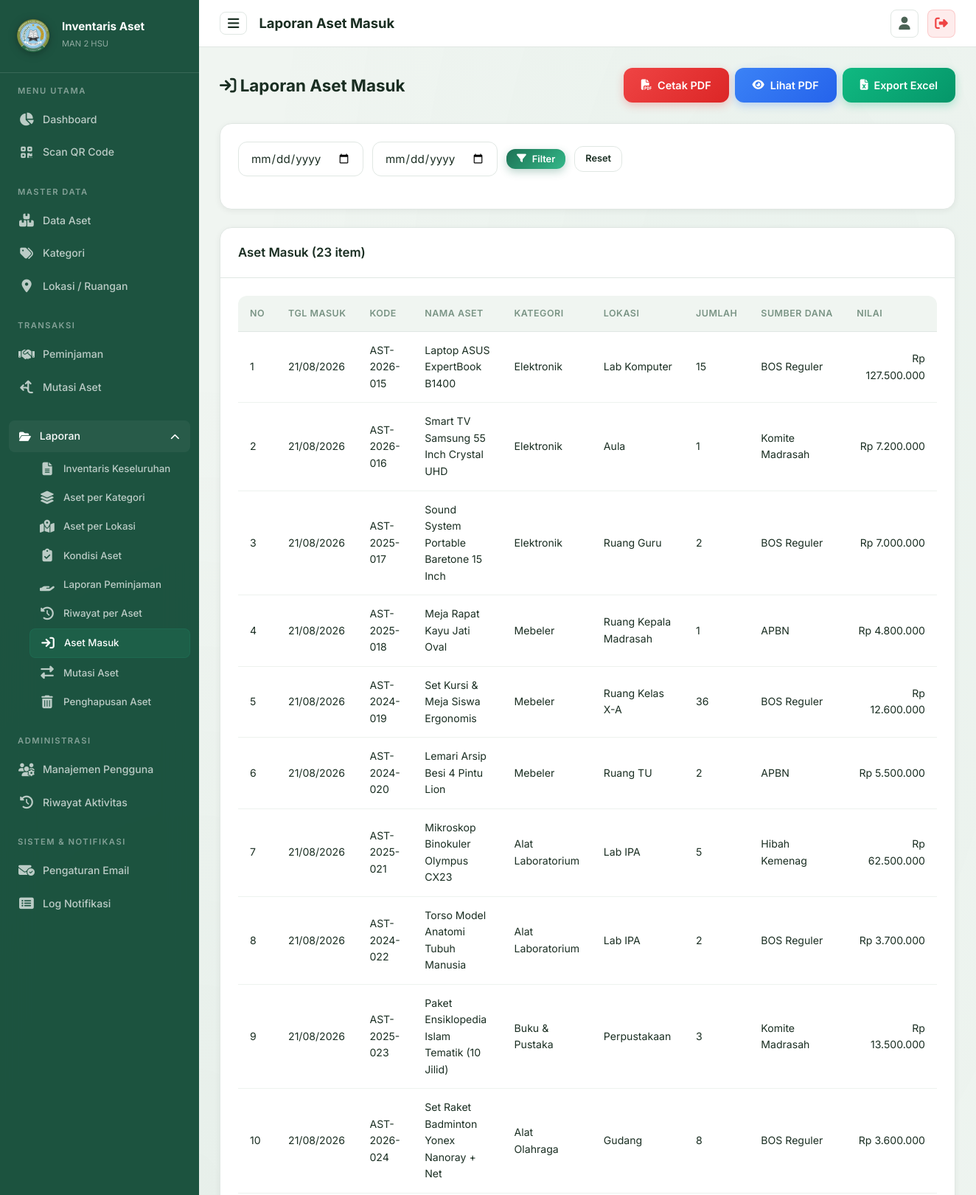
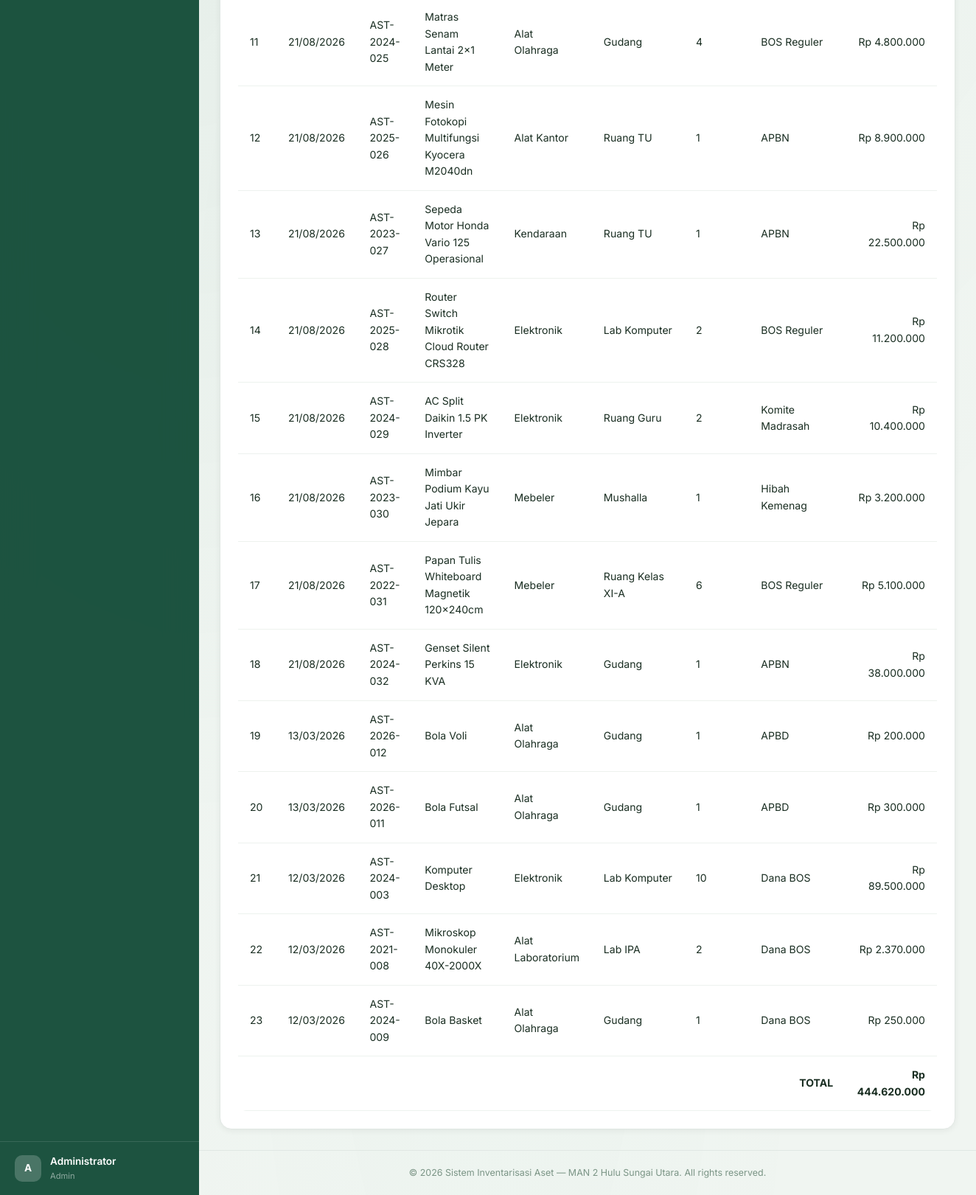
/pages/laporan/aset_masuk.php (signed in), run on the app's committed database (2 pictures, top to bottom).
### tables this page shows
CREATE TABLE `aset` (
  `id` int NOT NULL AUTO_INCREMENT,
  `kode_aset` varchar(50) NOT NULL,
  `nama_aset` varchar(150) NOT NULL,
  `id_kategori` int DEFAULT NULL,
  `id_lokasi` int DEFAULT NULL,
  `jumlah` int NOT NULL DEFAULT '1',
  `kondisi` enum('Baik','Rusak Ringan','Rusak Berat') NOT NULL DEFAULT 'Baik',
  `tahun_perolehan` year DEFAULT NULL,
  `nilai_perolehan` decimal(15,2) DEFAULT '0.00',
  `sumber_dana` varchar(100) DEFAULT NULL,
  `gambar` varchar(255) DEFAULT NULL,
  `keterangan` text,
  `qr_code_path` varchar(255) DEFAULT NULL,
  `created_at` timestamp NULL DEFAULT CURRENT_TIMESTAMP,
  `updated_at` timestamp NULL DEFAULT CURRENT_TIMESTAMP ON UPDATE CURRENT_TIMESTAMP,
  `deleted_at` timestamp NULL DEFAULT NULL,
  `bukti_hapus` varchar(255) DEFAULT NULL,
  `status_penghapusan` enum('none','pending','approved') NOT NULL DEFAULT 'none',
  `tgl_pengajuan_hapus` datetime DEFAULT NULL,
  `file_ba_scan` varchar(255) DEFAULT NULL,
  `alasan_hapus` text,
  PRIMARY KEY (`id`),
  UNIQUE KEY `kode_aset` (`kode_aset`),
  KEY `id_kategori` (`id_kategori`),
  KEY `id_lokasi` (`id_lokasi`),
  CONSTRAINT `aset_ibfk_1` FOREIGN KEY (`id_kategori`) REFERENCES `kategori` (`id`) ON DELETE SET NULL,
  CONSTRAINT `aset_ibfk_2` FOREIGN KEY (`id_lokasi`) REFERENCES `lokasi` (`id`) ON DELETE SET NULL
);

CREATE TABLE `kategori` (
  `id` int NOT NULL AUTO_INCREMENT,
  `nama_kategori` varchar(100) NOT NULL,
  `keterangan` text,
  `created_at` timestamp NULL DEFAULT CURRENT_TIMESTAMP,
  PRIMARY KEY (`id`)
);

CREATE TABLE `lokasi` (
  `id` int NOT NULL AUTO_INCREMENT,
  `nama_lokasi` varchar(100) NOT NULL,
  `keterangan` text,
  `created_at` timestamp NULL DEFAULT CURRENT_TIMESTAMP,
  PRIMARY KEY (`id`)
);

### config/database.php (called while the page is built, shortened)
<?php
function formatRupiah($angka) {
    return 'Rp ' . number_format($angka, 0, ',', '.');
}
?>

### pages/laporan/aset_masuk.php (the view, shortened to what this page needs)
<?php
$pdo = getConnection();
$startDate = $_GET['start_date'] ?? '';
$endDate = $_GET['end_date'] ?? '';
$where = "WHERE a.deleted_at IS NULL";
$params = [];
$stmt = $pdo->prepare("SELECT a.*, k.nama_kategori, l.nama_lokasi FROM aset a
    LEFT JOIN kategori k ON a.id_kategori = k.id LEFT JOIN lokasi l ON a.id_lokasi = l.id
    $where ORDER BY a.created_at DESC");
$stmt->execute($params);
$data = $stmt->fetchAll();
require_once __DIR__ . '/../../includes/header.php';
require_once __DIR__ . '/../../includes/sidebar.php';
?>
<div class="page-header">
    <div><h2><i class="fas fa-arrow-right-to-bracket"></i> Laporan Aset Masuk</h2></div>
    <div class="btn-group no-print">
        <a href="export_pdf.php?type=aset_masuk&start_date=<?= urlencode($startDate) ?>&end_date=<?= urlencode($endDate) ?>" class="btn btn-danger"><i class="fas fa-file-pdf"></i> Cetak PDF</a>
        <a href="export_pdf.php?type=aset_masuk&start_date=<?= urlencode($startDate) ?>&end_date=<?= urlencode($endDate) ?>&view=1" target="_blank" class="btn btn-info"><i class="fas fa-eye"></i> Lihat PDF</a>
        <a href="export_excel.php?type=aset_masuk&start_date=<?= urlencode($startDate) ?>&end_date=<?= urlencode($endDate) ?>" class="btn btn-success"><i class="fas fa-file-excel"></i> Export Excel</a>
    </div>
</div>
<div class="card mb-4 no-print"><div class="card-body">
    <form method="GET" class="search-bar">
        <input type="date" class="form-control" name="start_date" value="<?= $startDate ?>" style="max-width:170px;">
        <input type="date" class="form-control" name="end_date" value="<?= $endDate ?>" style="max-width:170px;">
        <button type="submit" class="btn btn-primary btn-sm"><i class="fas fa-filter"></i> Filter</button>
        <a href="<?= BASE_URL ?>/laporan/masuk" class="btn btn-secondary btn-sm">Reset</a>
    </form>
</div></div>
<div class="card animate-fadeInUp"><div class="card-header"><h3>Aset Masuk (<?= count($data) ?> item)</h3></div><div class="card-body"><div class="table-wrapper">
    <table><thead><tr><th>No</th><th>Tgl Masuk</th><th>Kode</th><th>Nama Aset</th><th>Kategori</th><th>Lokasi</th><th>Jumlah</th><th>Sumber Dana</th><th>Nilai</th></tr></thead>
    <tbody>
        <?php $total = 0; foreach ($data as $i => $a): $total += $a['nilai_perolehan'] * $a['jumlah']; ?>
        <tr>
            <td><?= $i+1 ?></td>
            <td><?= date('d/m/Y', strtotime($a['created_at'])) ?></td>
            <td><?= htmlspecialchars($a['kode_aset']) ?></td><td><?= htmlspecialchars($a['nama_aset']) ?></td>
            <td><?= htmlspecialchars($a['nama_kategori'] ?? '-') ?></td><td><?= htmlspecialchars($a['nama_lokasi'] ?? '-') ?></td>
            <td><?= $a['jumlah'] ?></td><td><?= htmlspecialchars($a['sumber_dana'] ?? '-') ?></td>
            <td style="text-align:right;"><?= formatRupiah($a['nilai_perolehan'] * $a['jumlah']) ?></td>
        </tr>
        <?php endforeach; ?>
        <tr style="font-weight:700;"><td colspan="8" class="text-right">TOTAL</td><td style="text-align:right;"><?= formatRupiah($total) ?></td></tr>
    </tbody></table>
</div></div></div>
<?php require_once __DIR__ . '/../../includes/footer.php'; ?>

### data on the page
aset: created_at "21/08/2026", kode_aset "AST-2026-015", nama_aset "Laptop ASUS ExpertBook B1400", id_kategori.nama_kategori "Elektronik", id_lokasi.nama_lokasi "Lab Komputer", jumlah "15", sumber_dana "BOS Reguler", formatRupiah($a['nilai_perolehan'] * $a['jumlah']) "Rp 127.500.000"
aset: created_at "21/08/2026", kode_aset "AST-2026-016", nama_aset "Smart TV Samsung 55 Inch Crystal UHD", id_kategori.nama_kategori "Elektronik", id_lokasi.nama_lokasi "Aula", jumlah "1", sumber_dana "Komite Madrasah", formatRupiah($a['nilai_perolehan'] * $a['jumlah']) "Rp 7.200.000"
aset: created_at "21/08/2026", kode_aset "AST-2025-017", nama_aset "Sound System Portable Baretone 15 Inch", id_kategori.nama_kategori "Elektronik", id_lokasi.nama_lokasi "Ruang Guru", jumlah "2", sumber_dana "BOS Reguler", formatRupiah($a['nilai_perolehan'] * $a['jumlah']) "Rp 7.000.000"
aset: created_at "21/08/2026", kode_aset "AST-2025-018", nama_aset "Meja Rapat Kayu Jati Oval", id_kategori.nama_kategori "Mebeler", id_lokasi.nama_lokasi "Ruang Kepala Madrasah", jumlah "1", sumber_dana "APBN", formatRupiah($a['nilai_perolehan'] * $a['jumlah']) "Rp 4.800.000"
aset: created_at "21/08/2026", kode_aset "AST-2024-019", nama_aset "Set Kursi & Meja Siswa Ergonomis", id_kategori.nama_kategori "Mebeler", id_lokasi.nama_lokasi "Ruang Kelas X-A", jumlah "36", sumber_dana "BOS Reguler", formatRupiah($a['nilai_perolehan'] * $a['jumlah']) "Rp 12.600.000"
aset: created_at "21/08/2026", kode_aset "AST-2024-020", nama_aset "Lemari Arsip Besi 4 Pintu Lion", id_kategori.nama_kategori "Mebeler", id_lokasi.nama_lokasi "Ruang TU", jumlah "2", sumber_dana "APBN", formatRupiah($a['nilai_perolehan'] * $a['jumlah']) "Rp 5.500.000"
aset: created_at "21/08/2026", kode_aset "AST-2025-021", nama_aset "Mikroskop Binokuler Olympus CX23", id_kategori.nama_kategori "Alat Laboratorium", id_lokasi.nama_lokasi "Lab IPA", jumlah "5", sumber_dana "Hibah Kemenag", formatRupiah($a['nilai_perolehan'] * $a['jumlah']) "Rp 62.500.000"
aset: created_at "21/08/2026", kode_aset "AST-2024-022", nama_aset "Torso Model Anatomi Tubuh Manusia", id_kategori.nama_kategori "Alat Laboratorium", id_lokasi.nama_lokasi "Lab IPA", jumlah "2", sumber_dana "BOS Reguler", formatRupiah($a['nilai_perolehan'] * $a['jumlah']) "Rp 3.700.000"
aset: created_at "21/08/2026", kode_aset "AST-2025-023", nama_aset "Paket Ensiklopedia Islam Tematik (10 Jilid)", id_kategori.nama_kategori "Buku & Pustaka", id_lokasi.nama_lokasi "Perpustakaan", jumlah "3", sumber_dana "Komite Madrasah", formatRupiah($a['nilai_perolehan'] * $a['jumlah']) "Rp 13.500.000"
aset: created_at "21/08/2026", kode_aset "AST-2026-024", nama_aset "Set Raket Badminton Yonex Nanoray + Net", id_kategori.nama_kategori "Alat Olahraga", id_lokasi.nama_lokasi "Gudang", jumlah "8", sumber_dana "BOS Reguler", formatRupiah($a['nilai_perolehan'] * $a['jumlah']) "Rp 3.600.000"
aset: created_at "21/08/2026", kode_aset "AST-2024-025", nama_aset "Matras Senam Lantai 2x1 Meter", id_kategori.nama_kategori "Alat Olahraga", id_lokasi.nama_lokasi "Gudang", jumlah "4", sumber_dana "BOS Reguler", formatRupiah($a['nilai_perolehan'] * $a['jumlah']) "Rp 4.800.000"
aset: created_at "21/08/2026", kode_aset "AST-2025-026", nama_aset "Mesin Fotokopi Multifungsi Kyocera M2040dn", id_kategori.nama_kategori "Alat Kantor", id_lokasi.nama_lokasi "Ruang TU", jumlah "1", sumber_dana "APBN", formatRupiah($a['nilai_perolehan'] * $a['jumlah']) "Rp 8.900.000"
aset: created_at "21/08/2026", kode_aset "AST-2023-027", nama_aset "Sepeda Motor Honda Vario 125 Operasional", id_kategori.nama_kategori "Kendaraan", id_lokasi.nama_lokasi "Ruang TU", jumlah "1", sumber_dana "APBN", formatRupiah($a['nilai_perolehan'] * $a['jumlah']) "Rp 22.500.000"
aset: created_at "21/08/2026", kode_aset "AST-2025-028", nama_aset "Router Switch Mikrotik Cloud Router CRS328", id_kategori.nama_kategori "Elektronik", id_lokasi.nama_lokasi "Lab Komputer", jumlah "2", sumber_dana "BOS Reguler", formatRupiah($a['nilai_perolehan'] * $a['jumlah']) "Rp 11.200.000"
aset: created_at "21/08/2026", kode_aset "AST-2024-029", nama_aset "AC Split Daikin 1.5 PK Inverter", id_kategori.nama_kategori "Elektronik", id_lokasi.nama_lokasi "Ruang Guru", jumlah "2", sumber_dana "Komite Madrasah", formatRupiah($a['nilai_perolehan'] * $a['jumlah']) "Rp 10.400.000"
aset: created_at "21/08/2026", kode_aset "AST-2023-030", nama_aset "Mimbar Podium Kayu Jati Ukir Jepara", id_kategori.nama_kategori "Mebeler", id_lokasi.nama_lokasi "Mushalla", jumlah "1", sumber_dana "Hibah Kemenag", formatRupiah($a['nilai_perolehan'] * $a['jumlah']) "Rp 3.200.000"
aset: created_at "21/08/2026", kode_aset "AST-2022-031", nama_aset "Papan Tulis Whiteboard Magnetik 120x240cm", id_kategori.nama_kategori "Mebeler", id_lokasi.nama_lokasi "Ruang Kelas XI-A", jumlah "6", sumber_dana "BOS Reguler", formatRupiah($a['nilai_perolehan'] * $a['jumlah']) "Rp 5.100.000"
aset: created_at "21/08/2026", kode_aset "AST-2024-032", nama_aset "Genset Silent Perkins 15 KVA", id_kategori.nama_kategori "Elektronik", id_lokasi.nama_lokasi "Gudang", jumlah "1", sumber_dana "APBN", formatRupiah($a['nilai_perolehan'] * $a['jumlah']) "Rp 38.000.000"
aset: created_at "13/03/2026", kode_aset "AST-2026-012", nama_aset "Bola Voli", id_kategori.nama_kategori "Alat Olahraga", id_lokasi.nama_lokasi "Gudang", jumlah "1", sumber_dana "APBD", formatRupiah($a['nilai_perolehan'] * $a['jumlah']) "Rp 200.000"
aset: created_at "13/03/2026", kode_aset "AST-2026-011", nama_aset "Bola Futsal", id_kategori.nama_kategori "Alat Olahraga", id_lokasi.nama_lokasi "Gudang", jumlah "1", sumber_dana "APBD", formatRupiah($a['nilai_perolehan'] * $a['jumlah']) "Rp 300.000"
aset: created_at "12/03/2026", kode_aset "AST-2024-003", nama_aset "Komputer Desktop", id_kategori.nama_kategori "Elektronik", id_lokasi.nama_lokasi "Lab Komputer", jumlah "10", sumber_dana "Dana BOS", formatRupiah($a['nilai_perolehan'] * $a['jumlah']) "Rp 89.500.000"
aset: created_at "12/03/2026", kode_aset "AST-2021-008", nama_aset "Mikroskop Monokuler 40X-2000X", id_kategori.nama_kategori "Alat Laboratorium", id_lokasi.nama_lokasi "Lab IPA", jumlah "2", sumber_dana "Dana BOS", formatRupiah($a['nilai_perolehan'] * $a['jumlah']) "Rp 2.370.000"
aset: created_at "12/03/2026", kode_aset "AST-2024-009", nama_aset "Bola Basket", id_kategori.nama_kategori "Alat Olahraga", id_lokasi.nama_lokasi "Gudang", jumlah "1", sumber_dana "Dana BOS", formatRupiah($a['nilai_perolehan'] * $a['jumlah']) "Rp 250.000"

### other printed values
substr($_SESSION['user_nama'] ?? 'U', 0, 1) "A"
$_SESSION['user_nama'] "Administrator"
$_SESSION['user_role'] "Admin"
$pageTitle "Laporan Aset Masuk"
count($data) "23"
formatRupiah($total) "Rp 444.620.000"
